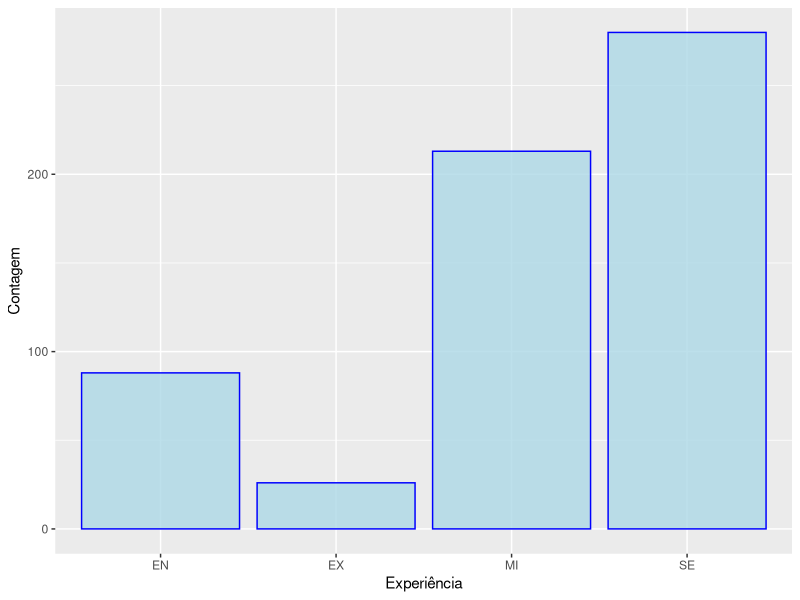
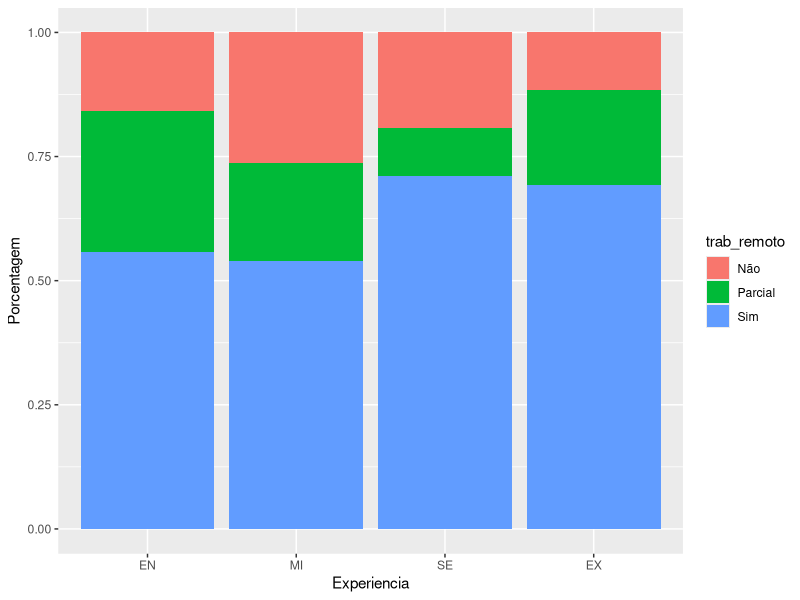
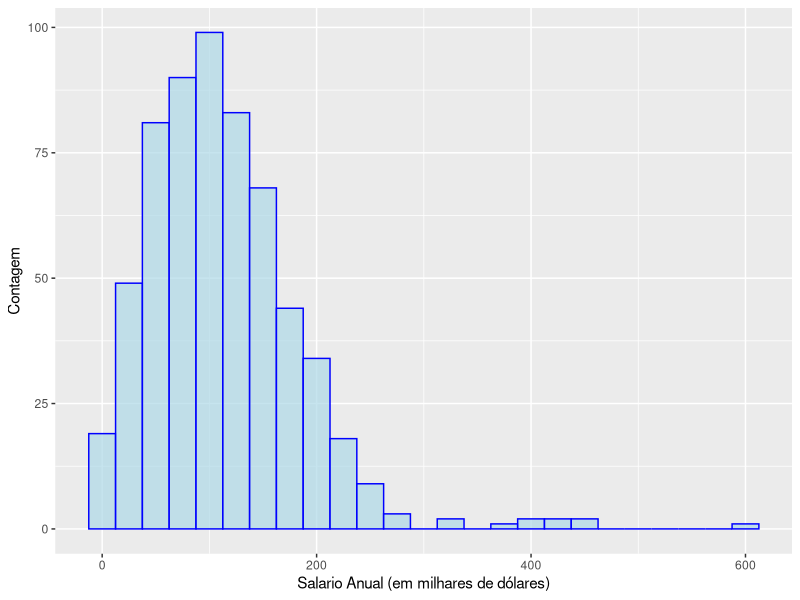

The R source for these figures, in order:
dados = read.csv2("dados_salarios.csv", dec=".")
names(dados)

# 2
library(dplyr)
dados$trab_remoto = case_match(dados$trab_remoto, 0 ~ "Não", 50 ~ "Parcial", 100 ~ "Sim")

# 3
tabela_experiencia = table(dados$experiencia, useNA = "ifany")
tabela_media_experiencia = round(prop.table(tabela_experiencia)*100,1)
tabela_freq_media_experiencia = data.frame(tabela_experiencia,tabela_media_experiencia)
tabela_freq_media_experiencia = tabela_freq_media_experiencia[,-3]
colnames(tabela_freq_media_experiencia) <- c("Experiência","Frequência","Porcentagem")
tabela_freq_media_experiencia
write.table(tabela_freq_media_experiencia,"tabela_media_freq_experiencia.csv", sep=";", dec=",", row.names=FALSE)

library(ggplot2)
ggplot(dados, aes(x=experiencia)) +
  geom_bar(fill="lightblue", color="blue", alpha=0.8) +
  labs(x="Experiência", y="Contagem") 

# 4
ggplot(dados, aes(x=experiencia, fill=trab_remoto)) +
  geom_bar(position="fill") +
  labs(x="Experiencia", y="Porcentagem") +
  scale_x_discrete(limits = c("EN", "MI", "SE", "EX"))

# 5
tabela_experiencia_salario <- aggregate(dados$salario_USD, by=list(dados$experiencia), FUN="mean")
colnames(tabela_experiencia_salario) <- c("Salário","Média")
tabela_experiencia_salario_reorganizada = tabela_experiencia_salario[c(1, 3, 4, 2),]
tabela_experiencia_salario_reorganizada
write.table(tabela_experiencia_salario,"tabela_experiencia_salario.csv", sep=";", dec=",", row.names=FALSE)

#6
ggplot(dados, aes(x=salario_USD / 1000)) +
  geom_histogram(binwidth=25, alpha=0.7,  color="blue", fill="lightblue") + 
  labs(x="Salario Anual (em milhares de dólares)", y="Contagem")
